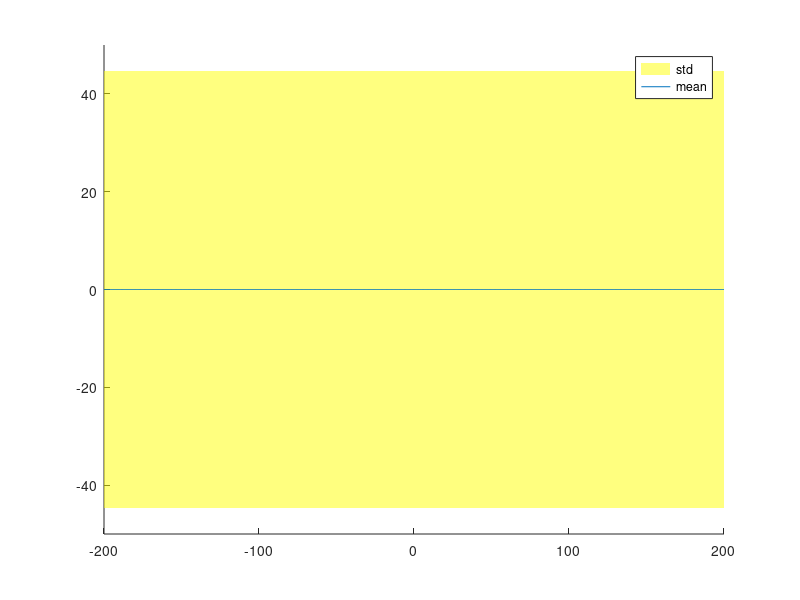

The MATLAB script that drew this image:
function gp_regression()
    close all
    %%
    xrange = linspace(-200, 200, 1000); 
    xmin = min(xrange); xmax = max(xrange); 
       
    Sn = 1; 
    l = 0.2*(xmax-xmin)/2; 
    Ks = gaussian_kernel(xrange', xrange', l); 

    mean_f = zeros(size(xrange)); 
    cov_f = diag(Ks); 

    ylim([-50, 50]); xlim([xmin, xmax]); 
    hold on;     

    hcov = patch([xrange'; fliplr(xrange)'], 2*[sqrt(cov_f); -sqrt(cov_f)], 'y', 'facealpha', 0.5, 'edgecolor', 'none', 'DisplayName', 'std'); 
    hf = plot(xrange, mean_f, 'DisplayName', 'mean'); 
    legend show
    %%
    training = zeros(0, 2); 
    while true
        pt = ginput(1);
        if isempty(pt)
            break; 
        end        
        training(end+1,:) = pt; 
        h = plot(training(end,1),training(end,2),'ro'); 
        h.Annotation.LegendInformation.IconDisplayStyle = 'off'; 
    
        K = gaussian_kernel(training(:, 1), training(:, 1), l); 
        Kinv = inv(K+Sn*eye(size(training, 1))); 
        k = gaussian_kernel(xrange', training(:, 1), l);         
        mean_f = k*Kinv*training(:, 2); 
        cov_f = diag(Ks - k*Kinv*k'); 
        
        set(hf, 'ydata', mean_f); 
        set(hcov, 'ydata', [mean_f; flipud(mean_f)] + 2*[sqrt(cov_f); -sqrt(flipud(cov_f))]);         
    end

end

function K = gaussian_kernel(X, Y, l)
    d = pdist2(X, Y)/l; 
%     K = squareform(exp((d.^2)/2));
    K = exp(-(d.^2)/2)*500; 
end
